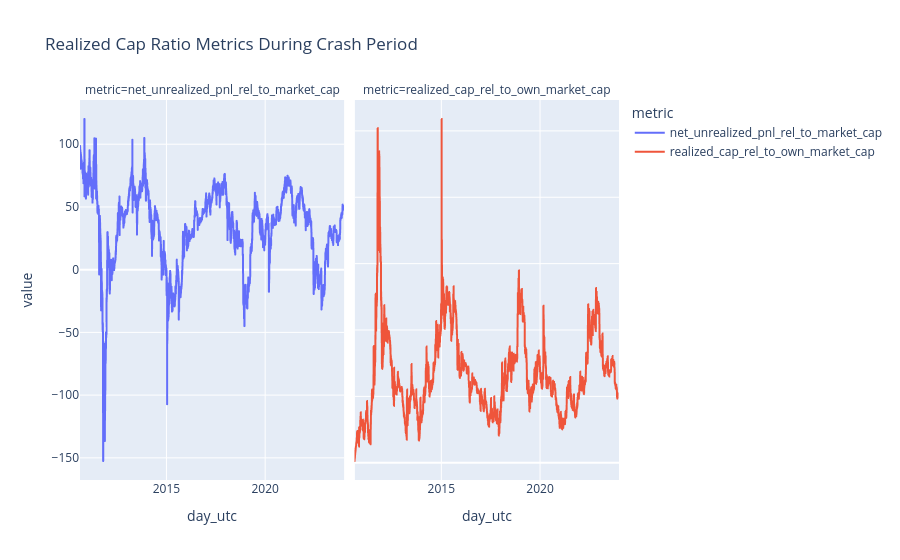

Notebook code cell kept with this figure:
### Code cell
fig_rel = px.line(rel_ratio_df.to_pandas(), x='day_utc', y='value', color='metric', title='Realized Cap Ratio Metrics During Crash Period',facet_col="metric", facet_col_wrap=4)
fig_rel.update_yaxes(matches=None)
fig_rel.show()

### Figure 1 — Plotly figure (JSON) as saved in the notebook; plotly's stock layout.template omitted (floating-point values rounded to 4 significant figures; data arrays with more than 128 entries replaced by an {"elided": "..."} marker saying what was removed)
{"data": [{"hovertemplate": "metric=net_unrealized_pnl_rel_to_market_cap<br>day_utc=%{x}<br>value=%{y}<extra></extra>", "legendgroup": "net_unrealized_pnl_rel_to_market_cap", "line": {"color": "#636efa", "dash": "solid"}, "marker": {"symbol": "circle"}, "mode": "lines", "name": "net_unrealized_pnl_rel_to_market_cap", "showlegend": true, "type": "scattergl", "x": {"elided": "4886 str values"}, "xaxis": "x", "y": {"elided": "4886 float values"}, "yaxis": "y"}, {"hovertemplate": "metric=realized_cap_rel_to_own_market_cap<br>day_utc=%{x}<br>value=%{y}<extra></extra>", "legendgroup": "realized_cap_rel_to_own_market_cap", "line": {"color": "#EF553B", "dash": "solid"}, "marker": {"symbol": "circle"}, "mode": "lines", "name": "realized_cap_rel_to_own_market_cap", "showlegend": true, "type": "scattergl", "x": {"elided": "4886 str values"}, "xaxis": "x2", "y": {"elided": "4886 float values"}, "yaxis": "y2"}], "layout": {"annotations": [{"font": {}, "showarrow": false, "text": "metric=net_unrealized_pnl_rel_to_market_cap", "x": 0.245, "xanchor": "center", "xref": "paper", "y": 1, "yanchor": "bottom", "yref": "paper"}, {"font": {}, "showarrow": false, "text": "metric=realized_cap_rel_to_own_market_cap", "x": 0.755, "xanchor": "center", "xref": "paper", "y": 1, "yanchor": "bottom", "yref": "paper"}], "legend": {"title": {"text": "metric"}, "tracegroupgap": 0}, "title": {"text": "Realized Cap Ratio Metrics During Crash Period"}, "xaxis": {"anchor": "y", "domain": [0, 0.49], "title": {"text": "day_utc"}}, "xaxis2": {"anchor": "y2", "domain": [0.51, 1], "matches": "x", "title": {"text": "day_utc"}}, "yaxis": {"anchor": "x", "domain": [0, 1], "title": {"text": "value"}}, "yaxis2": {"anchor": "x2", "domain": [0, 1], "showticklabels": false}}}
